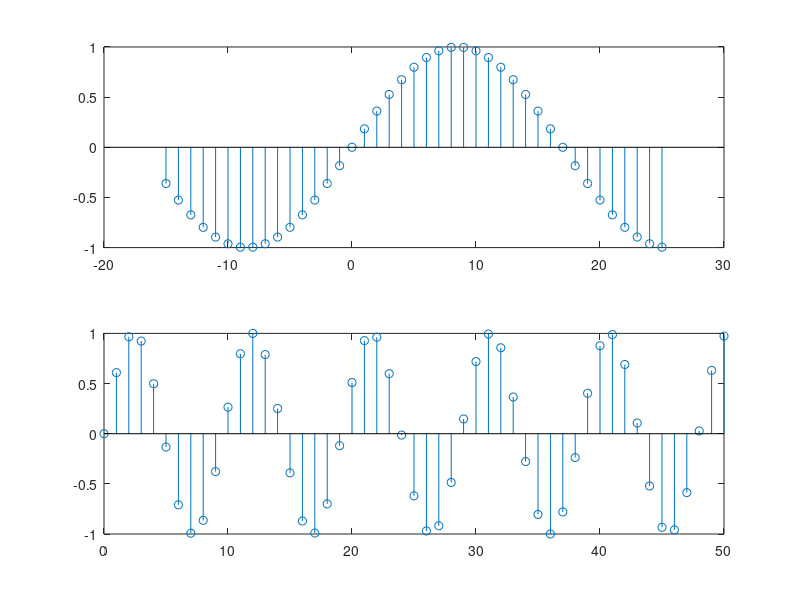

This chart was generated by the following MATLAB code:
n=-15:25;
n2=0:50;
x1=sin((pi/17)*n);
x2=sin((pi/sqrt(23))*n2);
subplot(2,1,1);
stem(n,x1);
subplot(2,1,2);
stem(n2,x2);
